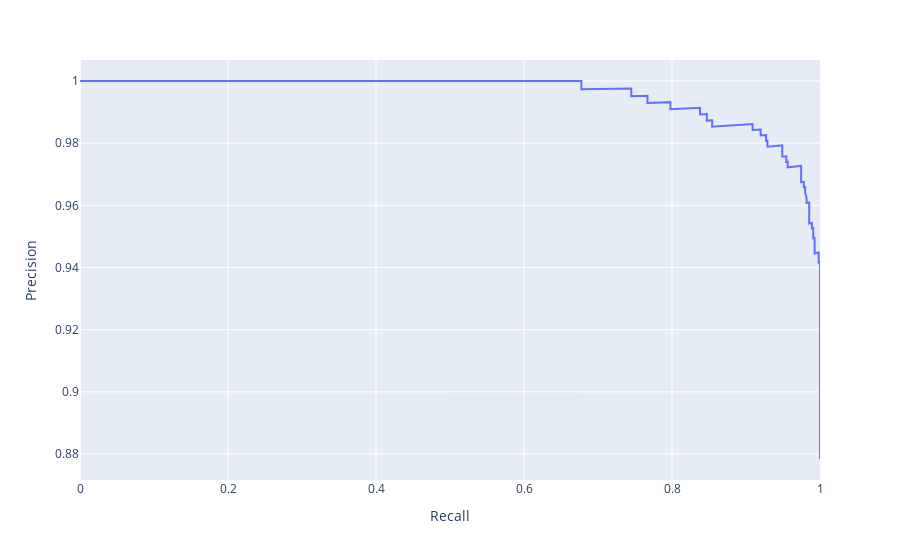

Here is the notebook cell this chart was saved with:
### Code cell
# LR on embeddings
train_lr(df, 'embedding')

### Figure 1 — Plotly figure (JSON) as saved in the notebook; plotly's stock layout.template omitted (floating-point values rounded to 4 significant figures; data arrays with more than 128 entries replaced by an {"elided": "..."} marker saying what was removed)
{"data": [{"hovertemplate": "Recall=%{x}<br>Precision=%{y}<extra></extra>", "legendgroup": "", "line": {"color": "#636efa", "dash": "solid"}, "marker": {"symbol": "circle"}, "mode": "lines", "name": "", "orientation": "v", "showlegend": false, "type": "scatter", "x": {"elided": "625 float values"}, "xaxis": "x", "y": {"elided": "625 float values"}, "yaxis": "y"}], "layout": {"legend": {"tracegroupgap": 0}, "margin": {"t": 60}, "xaxis": {"anchor": "y", "domain": [0, 1], "title": {"text": "Recall"}}, "yaxis": {"anchor": "x", "domain": [0, 1], "title": {"text": "Precision"}}}}
